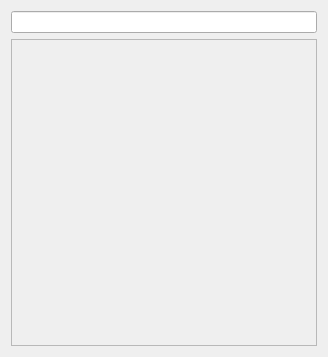
<?xml version="1.0" encoding="UTF-8"?>
<ui version="4.0">
 <class>ToolsList</class>
 <widget class="QWidget" name="ToolsList">
  <property name="geometry">
   <rect>
    <x>0</x>
    <y>0</y>
    <width>328</width>
    <height>357</height>
   </rect>
  </property>
  <property name="windowTitle">
   <string>Form</string>
  </property>
  <layout class="QVBoxLayout" name="verticalLayout">
   <item>
    <widget class="QLineEdit" name="filter_lineedit"/>
   </item>
   <item>
    <widget class="QScrollArea" name="scrollArea">
     <property name="widgetResizable">
      <bool>true</bool>
     </property>
     <widget class="QWidget" name="content_widget">
      <property name="geometry">
       <rect>
        <x>0</x>
        <y>0</y>
        <width>308</width>
        <height>306</height>
       </rect>
      </property>
      <layout class="QVBoxLayout" name="verticalLayout_2"/>
     </widget>
    </widget>
   </item>
  </layout>
 </widget>
 <resources/>
 <connections/>
</ui>
